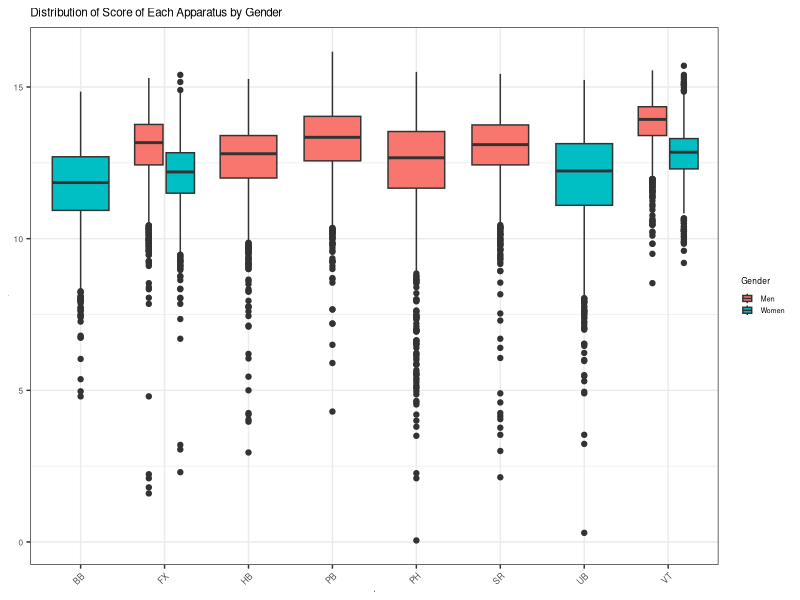
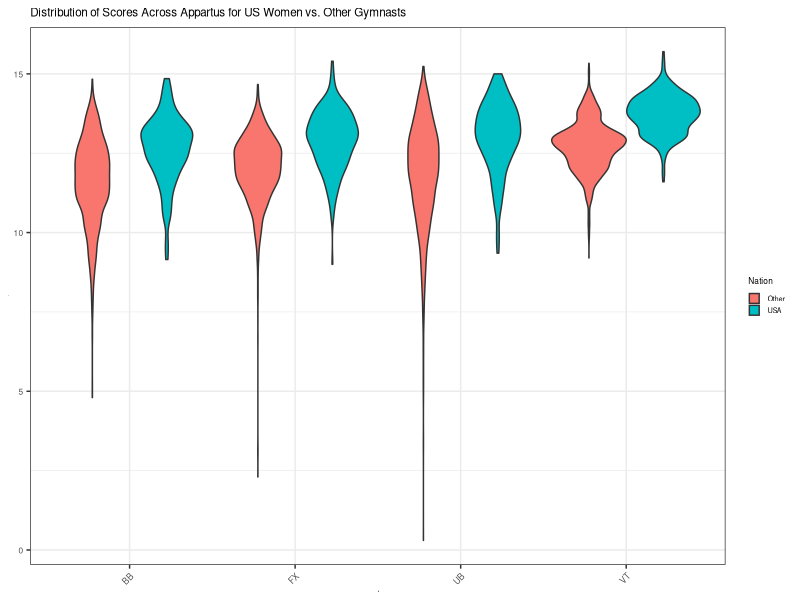
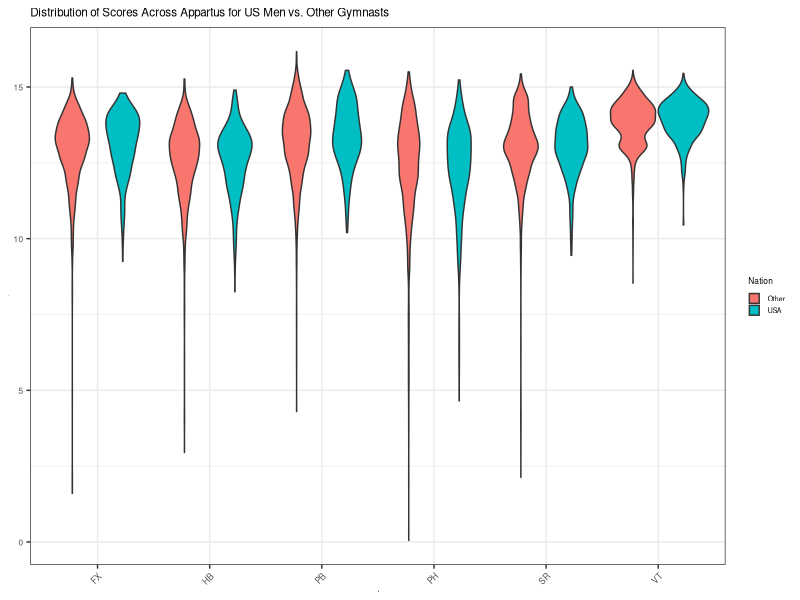
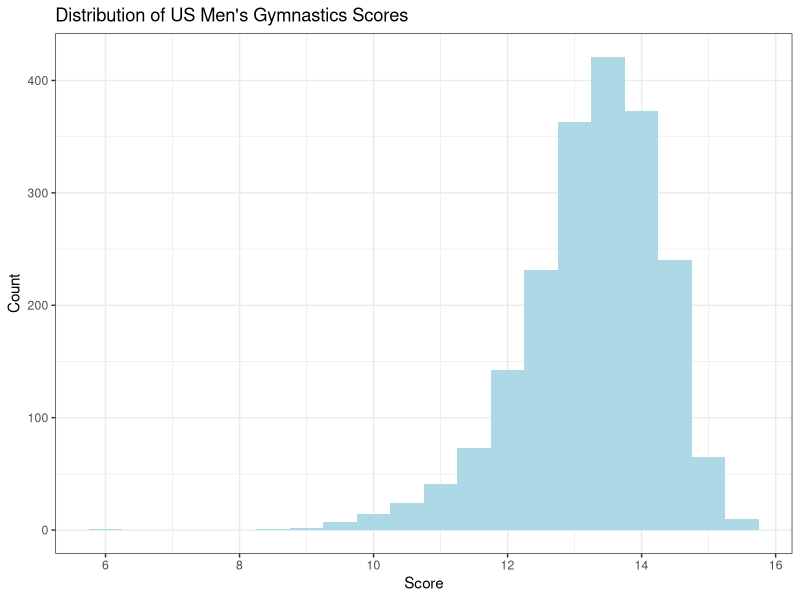
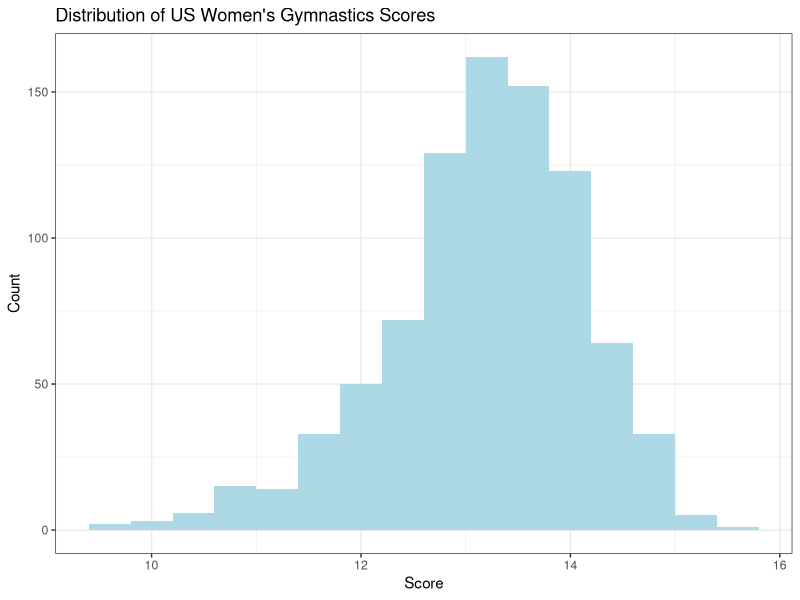

Reproduce these figures in R, in order.
## ---- chunk 1
knitr::opts_chunk$set(echo = TRUE)
library(ggplot2)
library(dplyr)
library(MASS)
library(purrr)
library(tidyr)
library(knitr)
## ---- chunk 2
gym_data = read.csv("filtered_3.csv")
allcountries = read.csv("cleanedfinalgymnastdata.csv")
## ---- chunk 3
#Cleaning hb issue
gym_data$Apparatus[gym_data$Apparatus == "hb"] <- "HB"
allcountries$Apparatus[allcountries$Apparatus == "hb"] <- "HB"

## ---- chunk 4
#Gymnasts vault two times, which is in the data as VT1 and VT2 (or if just once VT)
#Renaming these to all just be VT, because they're all data on vaults
gym_data$Apparatus[gym_data$Apparatus == "VT1"] <- "VT"
gym_data$Apparatus[gym_data$Apparatus == "VT2"] <- "VT"
allcountries$Apparatus[allcountries$Apparatus == "VT1"] <- "VT"
allcountries$Apparatus[allcountries$Apparatus == "VT2"] <- "VT"

#Making a US Binary variable
gym_data <- gym_data %>%
  mutate(Nation = case_when(Country == "USA" ~ "USA",
                              Country != "USA" ~ "Other"))

allcountries <- allcountries %>%
  mutate(Nation = case_when(Country == "USA" ~ "USA",
                              Country != "USA" ~ "Other"))
## ---- chunk 5
#Looking at distribution of score across different events
options(repr.plot.width = 2, repr.plot.height =2)
p <- ggplot(data = allcountries, mapping = aes(x = Apparatus, y = Score, fill = Gender)) +  
  geom_boxplot() + theme_bw() + labs(title = "Distribution of Score of Each Apparatus by Gender") +
  theme(axis.title=element_text(size=.5),
        axis.text=element_text(size=6),
        axis.text.x = element_text(angle = 45, vjust = 1, hjust=1),
        legend.key.height = unit(.3, 'cm'), #change legend key height
        legend.key.width = unit(.3, 'cm'), 
        legend.title = element_text(size=6), #change legend title font size
        legend.text = element_text(size=5),
        title=element_text(size=7))

p + scale_fill_discrete(name = "Gender", labels = c("Men", "Women"))

#Initial issue is that some rows have a lower score hb that is making it seem like there are two categories of high bar
## ---- chunk 6
women_gym_data <- gym_data %>%
  filter(Gender == "w")

men_gym_data <- gym_data %>%
  filter(Gender == "m")

allcountriesw <- allcountries %>%
  filter(Gender == "w")
allcountriesm <- allcountries %>%
  filter(Gender == "m")
## ---- chunk 7
library(dplyr)
ggplot(data = allcountriesw, mapping = aes(x = Apparatus, y = Score, fill = Nation)) +
  geom_violin() + theme_bw() + labs(title = "Distribution of Scores Across Appartus for US Women vs. Other Gymnasts") + theme(axis.title=element_text(size=.5),
        axis.text=element_text(size=6),
        axis.text.x = element_text(angle = 45, vjust = 1, hjust=1),
        legend.key.height = unit(.3, 'cm'), #change legend key height
        legend.key.width = unit(.3, 'cm'), 
        legend.title = element_text(size=6), #change legend title font size
        legend.text = element_text(size=5),
        title=element_text(size=7))

ggplot(data = allcountriesm, mapping = aes(x = Apparatus, y = Score, fill = Nation)) +
  geom_violin() + theme_bw() + labs(title = "Distribution of Scores Across Appartus for US Men vs. Other Gymnasts") + theme(axis.title=element_text(size=.5),
        axis.text=element_text(size=6),
        axis.text.x = element_text(angle = 45, vjust = 1, hjust=1),
        legend.key.height = unit(.3, 'cm'), #change legend key height
        legend.key.width = unit(.3, 'cm'), 
        legend.title = element_text(size=6), #change legend title font size
        legend.text = element_text(size=5),
        title=element_text(size=7))
## ---- chunk 8
men_gym_data <- men_gym_data %>%
  mutate(name = paste(FirstName, LastName))

men_gym_data %>% filter(Country == "USA") %>% group_by(name) %>% count()

women_gym_data <- women_gym_data %>%
  mutate(name = paste(FirstName, LastName))

women_gym_data %>% filter(Country == "USA") %>% group_by(name) %>% count()
## ---- chunk 9
us_men_gym_data <- men_gym_data %>% filter(Country == "USA")
us_womens_gym_data <- women_gym_data %>% filter(Country == "USA")
## ---- chunk 10
#Get rid of all gymnasts that did not compete in 2023
library(stringr)
us_womens_gym_data$Year <- str_sub(us_womens_gym_data$Date, -4)
us_men_gym_data$Year <- str_sub(us_men_gym_data$Date, -4)

length(unique(us_men_gym_data$name))
length(unique(us_womens_gym_data$name))

us_womens_gym_data <- us_womens_gym_data %>%
  group_by(name) %>%
  filter(max(Year) == 2023)

us_men_gym_data <- us_men_gym_data %>%
  group_by(name) %>%
  filter(max(Year) == 2023)

length(unique(us_men_gym_data$name))
length(unique(us_womens_gym_data$name))
## ---- chunk 11

length(unique(us_men_gym_data$name))
length(unique(us_womens_gym_data$name))
w_avs <- us_womens_gym_data %>%
  group_by(name) %>%
  summarise(mean(Score))
names(w_avs) <- c("name", "avgScore")

quantile(w_avs$avgScore)

m_avs <- us_men_gym_data %>%
  group_by(name) %>%
  summarise(mean(Score))
names(m_avs) <- c("name", "avgScore")

quantile(m_avs$avgScore)

us_womens_gym_data <- us_womens_gym_data %>%
  group_by(name) %>%
  filter(mean(Score) > 12.15156)
us_men_gym_data <- us_men_gym_data %>%
  group_by(name) %>%
  filter(mean(Score) > 12.15000)

length(unique(us_men_gym_data$name))
length(unique(us_womens_gym_data$name))
## ---- chunk 12
#hist(us_men_gym_data$Score)
ggplot(data = us_men_gym_data, mapping = aes(x = Score)) + geom_histogram(fill = "light blue",binwidth = .5) + theme_bw() +
  labs(title = "Distribution of US Men's Gymnastics Scores", x = "Score", y = "Count")
ggplot(data = us_womens_gym_data, mapping = aes(x = Score)) + geom_histogram(fill = "light blue",binwidth = .4) + theme_bw() +
  labs(title = "Distribution of US Women's Gymnastics Scores", x = "Score", y = "Count")
#hist(us_womens_gym_data$Score)
## ---- chunk 13
set.seed(1212)

problematic_groups <- gym_data %>%
  filter(FirstName == "" | LastName == "" | FirstName == ".")%>%
  distinct()

# Filter out problematic groups from the original data
uniques <- gym_data %>%
  anti_join(problematic_groups, by = c("FirstName", "LastName"))%>%
  filter(!is.na(Score))
usa <- subset(uniques, Country == "USA")
# usa_men <- subset(usa, Gender == "m")
usa_men <- us_men_gym_data
# usa_women <- subset(usa, Gender == "w")
usa_women <- us_womens_gym_data

mu <- list()
sd <- list()
name_store <- list()
for(i in 1:nrow(usa_men)){
  first_name <- usa_men$FirstName[i]
  last_name <- usa_men$LastName[i]
  name_store[[i]] <- paste(first_name, last_name, i , sep = "-")
  sub <- usa_men %>%
    subset(LastName == last_name)%>%
    subset(FirstName == first_name)
  sub_na <- na.omit(sub$Score)
  fits <- fitdistr(sub$Score, "normal")
  mu[[i]] <- as.numeric(fits$estimate[1])
  sd[[i]] <- as.numeric(fits$estimate[2])
}

men_tib <- tibble(Names = name_store, Mu = mu, SD = sd)
men_tib$Names <- sub("^(.*?-.*?)-.*", "\\1", men_tib$Names)

men_usa <- men_tib %>%
  distinct(Names, Mu, SD)

mu_2 <- list()
sd_2 <- list()
name_store_2 <- list()
for(i in 1:nrow(usa_women)){
  first_name <- usa_women$FirstName[i]
  last_name <- usa_women$LastName[i]
  name_store_2[[i]] <- paste(first_name, last_name, i , sep = "-")
  sub <- usa_women %>%
    subset(LastName == last_name)%>%
    subset(FirstName == first_name)
  sub_na <- na.omit(sub$Score)
  fits <- fitdistr(sub$Score, "normal")
  mu_2[[i]] <- as.numeric(fits$estimate[1])
  sd_2[[i]] <- as.numeric(fits$estimate[2])
}

women_tib <- tibble(Names = name_store_2, Mu = mu_2, SD = sd_2)
women_tib$Names <- sub("^(.*?-.*?)-.*", "\\1", women_tib$Names)

women_usa <- women_tib %>%
  distinct(Names, Mu, SD)
## ---- chunk 14
set.seed(2)
n <- 10000
gymnasts <- 5
top_combos <- 10
usa_unique_final <- na.omit(men_usa)

name_list <- c("Brody-MALONE", "Donnell-WHITTENBURG", "Frederick-RICHARD", "Asher-HONG", "Paul-JUDA", "Taylor-BURKHART", 
               "Joshua-KARNES", "Khoi-YOUNG", "Curran-PHILLIPS", "Stephen-NEDOROSCIK")

subset_picker <- subset(usa_unique_final, Names %in% name_list)

#simulate_composite_score <- function(selected_gymnasts) {
#  simulated_scores <- lapply(selected_gymnasts$Mu, function(mu) rnorm(length(mu), mean = mu, sd = #sd))
#  composite_score <- rowSums(do.call(cbind, simulated_scores))
#  return(sum(composite_score))
#}

simulate_composite_score <- function(selected_gymnasts) {
  simulated_scores <- list()
  composite_score <- 0
  for (i in 1: nrow(selected_gymnasts)) {
    if(!is.na(selected_gymnasts$SD[i])){
      dev <- as.numeric(selected_gymnasts$SD[i])
    } else{
      dev = 0
    }
    mu <- as.numeric(selected_gymnasts$Mu[i])
    if (!is.na(dev) && abs(dev) < 1e-10) {
      simulated_scores[[i]] <- mu
    } else {
      simulated_scores[[i]] <- rnorm(1, mean = mu, sd = dev)
    }
    composite_score <- composite_score + as.numeric(simulated_scores[[i]])
#    cat("Iteration:", i, "mu:", mu, "dev:", dev, "Simulated Score:", simulated_scores[[i]], "Composite Score:", composite_score, "\n")
  }  
#  print(composite_score)
  return(composite_score)
}

results <- replicate(n, {
  sampled_gymnasts <- subset_picker[sample(nrow(subset_picker), gymnasts, replace = FALSE),]
  composite_score <- simulate_composite_score(sampled_gymnasts)
  results_entry <- c(Gymnasts = paste(sampled_gymnasts$Names, collapse = ", "), Composite_Score = composite_score)
  results_entry
})
results_tibble <- as_tibble(t(results))

top_combinations_df <- results_tibble %>%
  mutate(Composite_Score = as.numeric(Composite_Score)) %>%
  arrange(desc(Composite_Score)) %>%
  slice_head(n = 10) %>%
  mutate(Composite_Score = round(Composite_Score, 2))

kable(top_combinations_df, digits = 2, caption = "Top 10 Male Groups of 5")
## ---- chunk 15
set.seed(2)
n <- 5000
gymnasts <- 5
top_combos <- 10
usa_unique_final <- na.omit(women_usa)

name_list <- c("Simone-BILES", "Jordan-CHILES", "Joscelyn-ROBERSON", "Kayla-DICELLO", "Jade-CAREY", "Shilese-JONES", "Zoe-MILLER", "Kaliya-LINCOLN", "Skye-BLAKELY", "Ashlee-SULLIVAN")

subset_picker <- subset(usa_unique_final, Names %in% name_list)

#simulate_composite_score <- function(selected_gymnasts) {
#  simulated_scores <- lapply(selected_gymnasts$Mu, function(mu) rnorm(length(mu), mean = mu, sd = #sd))
#  composite_score <- rowSums(do.call(cbind, simulated_scores))
#  return(sum(composite_score))
#}

simulate_composite_score <- function(selected_gymnasts) {
  simulated_scores <- list()
  composite_score <- 0
  for (i in 1: nrow(selected_gymnasts)) {
    if(!is.na(selected_gymnasts$SD[i])){
      dev <- as.numeric(selected_gymnasts$SD[i])
    } else{
      dev = 0
    }
    mu <- as.numeric(selected_gymnasts$Mu[i])
    if (!is.na(dev) && abs(dev) < 1e-10) {
      simulated_scores[[i]] <- mu
    } else {
      simulated_scores[[i]] <- rnorm(1, mean = mu, sd = dev)
    }
    composite_score <- composite_score + as.numeric(simulated_scores[[i]])
#    cat("Iteration:", i, "mu:", mu, "dev:", dev, "Simulated Score:", simulated_scores[[i]], "Composite Score:", composite_score, "\n")
  }  
#  print(composite_score)
  return(composite_score)
}

results <- replicate(n, {
  sampled_gymnasts <- subset_picker[sample(nrow(subset_picker), gymnasts, replace = FALSE),]
  composite_score <- simulate_composite_score(sampled_gymnasts)
  results_entry <- c(Gymnasts = paste(sampled_gymnasts$Names, collapse = ", "), Composite_Score = composite_score)
  results_entry
})
results_tibble <- as_tibble(t(results))

top_combinations_df <- results_tibble %>%
  mutate(Composite_Score = as.numeric(Composite_Score)) %>%
  arrange(desc(Composite_Score)) %>%
  slice_head(n = 10) %>%
  mutate(Composite_Score = round(Composite_Score, 2))

kable(top_combinations_df, digits = 2, caption = "Top 10 Female Groups of 5")
## ---- chunk 16
allcountries <- allcountries %>%
  mutate(name = paste(FirstName, LastName))

women_gym_data <- allcountries %>%
  filter(Gender == "w")

men_gym_data <- allcountries %>%
  filter(Gender == "m")

## ---- chunk 17
# function that simulates a random score for a gymnast in an apparatus
simulate_score_men <- function(gymnast, apparatus) {
  data = men_gym_data %>% filter(name == gymnast, Apparatus == apparatus)
  if (nrow(data) == 0) { # if the gymnast has no historical data in this apparatus then return a score of 0
    return(0)
  }
  # else return simulated score
  data <- data%>% 
    group_by(name) %>% 
    summarise(mean = mean(Score, na.rm = T),
              var = var(Score, na.rm = T))
  mu <- data$mean
  var <- data$var
  score <- rnorm(1, mu, var)
  return(score)
}
simulate_score_women <- function(gymnast, apparatus) {
  data = women_gym_data %>% filter(name == gymnast, Apparatus == apparatus)
  if (nrow(data) == 0) { # if the gymnast has no historical data in this apparatus then return a score of 0
    return(0)
  }
  # else return simulated score
  data <- data%>% 
    group_by(name) %>% 
    summarise(mean = mean(Score, na.rm = T),
              var = var(Score, na.rm = T))
  mu <- data$mean
  var <- data$var
  score <- rnorm(1, mu, var)
  return(score)
}
## ---- chunk 18
# replace the righthand part with each us team selected from part 2 (here I use a random sample)
men_name_list <- c("Asher-HONG", "Taylor-BURKHART", "Khoi-YOUNG", "Brody-MALONE", "Stephen-NEDOROSCIK")
subset_picker_m <- subset(us_men_gym_data, name %in% men_name_list)

women_name_list <- c("Simone-BILES", "Jordan-CHILES", "Jade-CAREY", "Shilese-JONES", "Zoe-MILLER")
subset_picker_f <- subset(us_womens_gym_data, name %in% women_name_list)

us_team_men <- sample(unique(us_men_gym_data$name), 5)
us_team_women <- sample(unique(us_womens_gym_data$name), 5)
## ---- chunk 19
# score 3 for gold, 2 for silver, 1 for bronze
apparatus_men <- unique(men_gym_data$Apparatus)
apparatus_women <- unique(women_gym_data$Apparatus)
country_list <- unique(men_gym_data$Country)
country_list <- country_list[country_list != 'USA']
num_iterations = 1
men_total_medal_score = list() # store possible total medal scores for 1000 iterations
for (iter in 1:num_iterations) {
  total_medal = 0
  
  men_other_countries <- data.frame()
  for (i in 1:length(country_list)) {
    data <- men_gym_data %>% 
      filter(Country == country_list[i])
    gymnasts <- unique(data$name)
    if (length(gymnasts) > 0) {
      data = data.frame(country = country_list[i], gymnast = sample(gymnasts, min(5, length(gymnasts)))) # at most 5 gymnasts for each country
      men_other_countries <- bind_rows(men_other_countries, data)
    }
  }
  
  # men
  for (apparatus in apparatus_men) { # for each apparatus
    apparatus_medal = 0
    results <- data.frame() # competition results
    for (c in unique(men_other_countries$country)) { # each country can have 2 men competing in each final apparatus
      # other countries
      data = men_other_countries %>% filter(country == c)
      scores <- list()
      for (gymnast in data$gymnast) {
        score <- simulate_score_men(gymnast, apparatus)
        if (!is.na(score)) {
          scores = append(scores, score)
        }
      }
      scores <- scores[!is.na(scores)] # drop NA scores
      # assume gymnasts with highest simulated score are the 2 selected for individual finals
      if (length(scores) > 2) {
        scores <- lapply(scores, sort, decreasing=TRUE)
        scores <- scores[1:2]
      }
      scores = unlist(scores)
      if (length(scores) != 0) { # if there is at least 1 non-NA scores
        data = data.frame(country = c, score = scores)
        results = bind_rows(results, data)
      }
    }
    # us team
    us_scores <- list()
    for (gymnast in us_team_men) { # selected team members from part2
      score <- simulate_score_men(gymnast, apparatus)
      if (!is.na(score)) {
        us_scores = append(us_scores, score)
      }
    }
    us_scores <- us_scores[!is.na(us_scores)]
    if (length(us_scores) > 2) {
      us_scores <- lapply(us_scores, sort, decreasing=TRUE)
      us_scores <- us_scores[1:2]
    }
    us_scores = unlist(us_scores)
    if (length(us_scores) != 0) { # if there is at least 1 non-NA scores
      data = data.frame(country = 'USA', score = us_scores)
      results = bind_rows(results, data)
    }
    # sort scores for all countries
    results = results %>% 
      arrange(desc(score))
    # medals
    if (results[1,]$country == 'USA') {
      apparatus_medal = apparatus_medal + 3 # 3 for gold
    }
    else if (results[2,]$country == 'USA') {
      apparatus_medal = apparatus_medal + 2 # 2 for silver
    }
    else if (results[3,]$country == 'USA') {
      apparatus_medal = apparatus_medal + 1 # 1 for bronze
    }
  }
  total_medal = total_medal + apparatus_medal
  
  # men team all-round
  results_team <- data.frame() # competition results for all apparatus
  for (apparatus in apparatus_men) { # for each apparatus
     # competition results
    for (country in unique(men_other_countries$country)) { # each country 
      # other countries
      data = men_other_countries %>% filter(country == country)
      scores <- list()
      
      gymnasts <- data$gymnast
      if (length(gymnasts) > 4) {
        gymnasts <- sample(gymnasts, 4) # each country can select 3 gymnasts
      }
      for (gymnast in gymnasts) {
        score <- simulate_score_men(gymnast, apparatus)
        scores = append(scores, score)
      }
      if (length(scores) > 3) {
        scores <- lapply(scores, sort, decreasing=TRUE)
        scores <- scores[1:3] # 3 top scores out of 4 gymnasts
      }
      scores = unlist(scores)
      if (length(scores) != 0) {
        data = data.frame(country = country, score = sum(scores))
        results_team = bind_rows(results_team, data)
      }
      
    }
    # us team
    us_scores <- list()
    for (gymnast in us_team_men) { # selected team members from part2
      score <- simulate_score_men(gymnast, apparatus)
      us_scores = append(us_scores, score)
    }
    gymnasts <- sample(gymnasts, 4) # each country can select 4 gymnasts
    for (gymnast in gymnasts) {
      score <- simulate_score_men(gymnast, apparatus)
      us_scores = append(us_scores, score)
    }
    us_scores <- lapply(us_scores, sort, decreasing=TRUE)
    us_scores <- unlist(us_scores[1:3]) # 3 top scores out of 4 gymnasts
    if (length(us_scores) != 0) {
      data = data.frame(country = 'USA', score = sum(us_scores))
      results_team = bind_rows(results_team, data)
    }
    
  }
  
  results_team = results_team %>% 
    group_by(country) %>% 
    summarise(team_score = sum(score)) %>% # add up score for each apparatus
    arrange(desc(team_score))
  # medals
  if (results_team[1,]$country == 'USA') {
    total_medal = total_medal + 3 # 3 for gold
  }
  if (results_team[2,]$country == 'USA') {
    total_medal = total_medal + 2 # 2 for silver
  }
  if (results_team[3,]$country == 'USA') {
    total_medal = total_medal + 1 # 1 for bronze
  }
  
  # individual all-round
  results_indi <- data.frame() # competition results for all apparatus
  # men
  for (apparatus in apparatus_men) { # for each apparatus
     # competition results
    for (country in unique(men_other_countries$country)) { # each country 
      # other countries
      data = men_other_countries %>% filter(country == country)
      
      gymnasts <- data$gymnast
      if (length(gymnasts) > 2) {
        gymnasts <- sample(gymnasts, 2) # each country randomly select 2 gymnasts for individual all-round
      }
      for (gymnast in gymnasts) {
        score <- simulate_score_men(gymnast, apparatus)
        if (!is.na(score)) {
          data = data.frame(country = country, gymnast = gymnast, score = scores)
          results_indi = bind_rows(results_indi, data)
        }
      }
    }
    # us 
    gymnasts <- sample(us_team_men, 2) # randomly select 2 gymnasts from team selected in part2
    for (gymnast in gymnasts) {
      score <- simulate_score_men(gymnast, apparatus)
      data = data.frame(country = 'USA', gymnast = gymnast, score = us_scores)
      results_indi = bind_rows(results_indi, data)
    }
    
  }
  
  results_indi = results_indi %>% 
    group_by(country, gymnast) %>% 
    summarise(all_round_score = sum(score)) %>% # add up score for each apparatus
    arrange(desc(all_round_score))
  # medals
  if (results_indi[1,]$country == 'USA') {
    total_medal = total_medal + 3 # 3 for gold
  }
  if (results_indi[2,]$country == 'USA') {
    total_medal = total_medal + 2 # 2 for silver
  }
  if (results_indi[3,]$country == 'USA') {
    total_medal = total_medal + 1 # 1 for bronze
  }
}
## ---- chunk 20
# score 3 for gold, 2 for silver, 1 for bronze
apparatus_men <- unique(men_gym_data$Apparatus)
apparatus_women <- unique(women_gym_data$Apparatus)
country_list <- unique(men_gym_data$Country)
country_list <- country_list[country_list != 'USA']
num_iterations = 1
total_medal_score = list() # store possible total medal scores for 1000 iterations
for (iter in 1:num_iterations) {
  total_medal = 0
  
  # select gymnast team for other countries (assuming the gymnasts from other countries are randomly selected because it's impossible that all countries use identical method as US to select gymnasts to participate in the Olympics
  
  women_other_countries <- data.frame()
  for (i in 1:length(country_list)) {
    data <- women_gym_data %>% 
      filter(Country == country_list[i])
    gymnasts <- unique(data$name)
    if (length(gymnasts) > 0) {
      data = data.frame(country = country_list[i], gymnast = sample(gymnasts, min(5, length(gymnasts)))) # 5 gymnasts for each country
      women_other_countries <- bind_rows(women_other_countries, data)
    }
  }
  
  # women
  for (apparatus in apparatus_women) { # for each apparatus
    apparatus_medal = 0
    results <- data.frame() # competition results for each apparatus
    for (c in unique(women_other_countries$country)) { # each country can have 2 women competing in each final apparatus
      # other countries
      data = women_other_countries %>% filter(country == c)
      scores <- list()
      for (gymnast in data$gymnast) {
        score <- simulate_score_men(gymnast, apparatus)
        scores = append(scores, score)
      }
      if (length(scores) > 2) {
        scores <- lapply(scores, sort, decreasing=TRUE)
        scores <- scores[1:2]
      }
      scores <- unlist(scores)
      if (length(scores != 0)) {
        data = data.frame(country = c, score = scores)
        results = bind_rows(results, data)
      }
    }
    # us team
    us_scores <- list()
    for (gymnast in us_team_women) { # selected team members from part2
      score <- simulate_score_women(gymnast, apparatus)
      if (!is.na(score)) {
        us_scores = append(us_scores, score)
      }
    }
    if (length(us_scores) > 2) {
      us_scores <- lapply(us_scores, sort, decreasing=TRUE)
      us_scores <- us_scores[1:2]
    }
    us_scores <- unlist(us_scores)
    data = data.frame(country = 'USA', score = us_scores)
    results = bind_rows(results, data)
    
    # sort scores for all countries
    results = results %>% 
      arrange(desc(score))
    # medals
    if (results[1,]$country == 'USA') {
      apparatus_medal = apparatus_medal + 3 # 3 for gold
    }
    if (results[2,]$country == 'USA') {
      apparatus_medal = apparatus_medal + 2 # 2 for silver
    }
    if (results[3,]$country == 'USA') {
      apparatus_medal = apparatus_medal + 1 # 1 for bronze
    }
  }
  total_medal = total_medal + apparatus_medal
  
  # women team all-round
  results_team <- data.frame() # competition results for all apparatus
  for (apparatus in apparatus_women) { # for each apparatus
     # competition results
    for (country in unique(women_other_countries$country)) { # each country 
      # other countries
      data = women_other_countries %>% filter(country == country)
      scores <- list()
      
      gymnasts <- data$gymnast
      if (length(gymnasts) > 4) {
        gymnasts <- sample(gymnasts, 4) # each country can select 4 gymnasts
      }
      for (gymnast in gymnasts) {
        score <- simulate_score_women(gymnast, apparatus)
        scores = append(scores, score)
      }
      if (length(scores) > 3) {
        scores <- lapply(scores, sort, decreasing=TRUE)
        scores <- scores[1:3] # 3 top scores out of 4 gymnasts
      }
      scores = unlist(scores)
      if (length(scores) != 0) {
        data = data.frame(country = country, score = sum(scores))
        results_team = bind_rows(results_team, data)
      }
      
    }
    # us team
    us_scores <- list()
    for (gymnast in us_team_women) { # selected team members from part2
      score <- simulate_score_women(gymnast, apparatus)
      us_scores = append(us_scores, score)
    }
    gymnasts <- sample(gymnasts, 4) # each country can select 4 gymnasts
    for (gymnast in gymnasts) {
      score <- simulate_score_women(gymnast, apparatus)
      us_scores = append(us_scores, score)
    }
    us_scores <- lapply(us_scores, sort, decreasing=TRUE)
    us_scores <- unlist(us_scores[1:3]) # 3 top scores out of 4 gymnasts
    if (length(us_scores) != 0) {
      data = data.frame(country = 'USA', score = sum(us_scores))
      results_team = bind_rows(results_team, data)
    }
    
  }
  
  results_team = results_team %>% 
    group_by(country) %>% 
    summarise(team_score = sum(score)) %>% # add up score for each apparatus
    arrange(desc(team_score))
    # medals
  if (results_team[1,]$country == 'USA') {
    total_medal = total_medal + 3 # 3 for gold
  }
  if (results_team[2,]$country == 'USA') {
    total_medal = total_medal + 2 # 2 for silver
  }
  if (results_team[3,]$country == 'USA') {
    total_medal = total_medal + 1 # 1 for bronze
  }
  
  # individual all-round
  results_indi <- data.frame() # competition results for all apparatus
  for (apparatus in apparatus_women) { # for each apparatus
     # competition results
    for (country in unique(women_other_countries$country)) { # each country 
      # other countries
      data = women_other_countries %>% filter(country == country)
      
      gymnasts <- data$gymnast
      if (length(gymnasts) > 2) {
        gymnasts <- sample(gymnasts, 2) # each country randomly select 2 gymnasts for individual all-round
      }
      for (gymnast in gymnasts) {
        score <- simulate_score_women(gymnast, apparatus)
        if (!is.na(score)) {
          data = data.frame(country = country, gymnast = gymnast, score = scores)
          results_indi = bind_rows(results_indi, data)
        }
      }
    }
    # us 
    gymnasts <- sample(us_team_women, 2) # randomly select 2 gymnasts from team selected in part2
    for (gymnast in gymnasts) {
      score <- simulate_score_men(gymnast, apparatus)
      data = data.frame(country = 'USA', gymnast = gymnast, score = us_scores)
      results_indi = bind_rows(results_indi, data)
    }
    
  }
  
  results_indi = results_indi %>% 
    group_by(country, gymnast) %>% 
    summarise(all_round_score = sum(score)) %>% # add up score for each apparatus
    arrange(desc(all_round_score))
  # medals
  if (results_indi[1,]$country == 'USA') {
    total_medal = total_medal + 3 # 3 for gold
  }
  if (results_indi[2,]$country == 'USA') {
    total_medal = total_medal + 2 # 2 for silver
  }
  if (results_indi[3,]$country == 'USA') {
    total_medal = total_medal + 1 # 1 for bronze
  }
  print(total_medal)

}
## ---- chunk 21
# mean total medal score for the 100 simulations for one us team
# mean(total_medal_score)
## ---- chunk 22
# Define the data
data <- list(
  c("Brody MALONE", 249.80154659560017),
  c("Donnell WHITTENBURG", 195.52011560555243),
  c("Frederick Nathaniel RICHARD", 190.83141796337506),
  c("Asher HONG", 189.26565927742791),
  c("Paul JUDA", 178.88345434011973),
  c("Taylor BURKHART", 174.98751609709757),
  c("Joshua Andrew KARNES", 171.18041336681475),
  c("Khoi YOUNG", 169.02882167446435),
  c("Colt WALKER", 165.77200819602803),
  c("Cameron BOCK", 158.15374820576932)
)

# Convert the list to a data frame
df <- do.call(rbind, lapply(data, function(x) data.frame(Name = x[1], Score = as.numeric(x[2]))))

# Round the Score column to two decimal places
df$Score <- round(df$Score, 2)

# Print the formatted data frame
rounded_df <- df %>% 
  mutate(across(where(is.numeric), round, 2))

# Print the rounded tibble
kable(rounded_df, caption = "Overall Top 10")
## ---- chunk 23
# Define the data
data <- list(
  c("Brody MALONE", 84.75796178343948),
  c("Curran PHILLIPS", 77.2883295194508),
  c("Donnell WHITTENBURG", 67.7936507936508),
  c("Stephen NEDOROSCIK", 60.963276836158194),
  c("Frederick Nathaniel RICHARD", 49.170731707317074),
  c("Ian SKIRKEY", 48.38659793814433),
  c("Khoi YOUNG", 47.75471698113208),
  c("Taylor BURKHART", 47.43283582089552),
  c("Paul JUDA", 47.26315789473684),
  c("Colt WALKER", 47.09493670886076)
)

# Convert the list to a data frame
df <- do.call(rbind, lapply(data, function(x) data.frame(Name = x[1], Score = as.numeric(x[2]))))

# Round the Score column to two decimal places
df$Score <- round(df$Score, 2)

# Print the formatted data frame
rounded_df <- df %>% 
  mutate(across(where(is.numeric), round, 2))

# Print the rounded tibble
kable(rounded_df, caption = "Single Apparatus Top 10")

## ---- chunk 24
# Define the new data
data <- list(
  c("Brody MALONE", 70.17941948821097),
  c("Curran PHILLIPS", 58.97936029045165),
  c("Donnell WHITTENBURG", 52.345674501684734),
  c("Khoi YOUNG", 46.47486886401002),
  c("Taylor BURKHART", 45.373932361314814),
  c("Paul JUDA", 44.39546783625731),
  c("Frederick Nathaniel RICHARD", 44.30745887691435),
  c("Asher HONG", 43.302864420729975),
  c("Riley LOOS", 39.993769470404985),
  c("Joshua Andrew KARNES", 38.70359281437126)
)

# Convert the list to a data frame
df <- do.call(rbind, lapply(data, function(x) data.frame(Name = x[1], Score = as.numeric(x[2]))))

# Round the Score column to two decimal places
df$Score <- round(df$Score, 2)

# Print the formatted data frame
rounded_df <- df %>% 
  mutate(across(where(is.numeric), round, 2))

# Print the rounded tibble
kable(rounded_df, caption = "Two Apparatus Avg Top 10")
